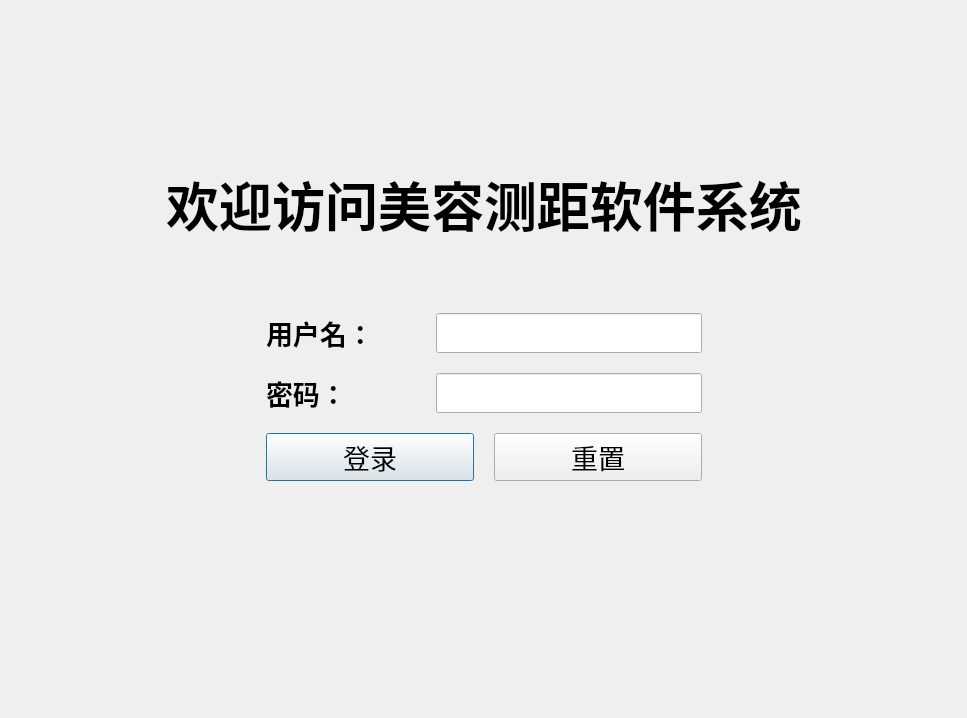
<?xml version="1.0" encoding="UTF-8"?>
<ui version="4.0">
 <class>Login</class>
 <widget class="QDialog" name="Login">
  <property name="geometry">
   <rect>
    <x>0</x>
    <y>0</y>
    <width>967</width>
    <height>718</height>
   </rect>
  </property>
  <property name="windowTitle">
   <string>Dialog</string>
  </property>
  <layout class="QGridLayout" name="gridLayout">
   <item row="0" column="2">
    <spacer name="verticalSpacer">
     <property name="orientation">
      <enum>Qt::Vertical</enum>
     </property>
     <property name="sizeType">
      <enum>QSizePolicy::Fixed</enum>
     </property>
     <property name="sizeHint" stdset="0">
      <size>
       <width>20</width>
       <height>0</height>
      </size>
     </property>
    </spacer>
   </item>
   <item row="1" column="0">
    <spacer name="horizontalSpacer">
     <property name="orientation">
      <enum>Qt::Horizontal</enum>
     </property>
     <property name="sizeHint" stdset="0">
      <size>
       <width>58</width>
       <height>20</height>
      </size>
     </property>
    </spacer>
   </item>
   <item row="1" column="1" colspan="2">
    <layout class="QVBoxLayout" name="verticalLayout">
     <property name="spacing">
      <number>20</number>
     </property>
     <item>
      <widget class="QLabel" name="label_top">
       <property name="sizePolicy">
        <sizepolicy hsizetype="Preferred" vsizetype="Expanding">
         <horstretch>0</horstretch>
         <verstretch>0</verstretch>
        </sizepolicy>
       </property>
       <property name="maximumSize">
        <size>
         <width>16777215</width>
         <height>100</height>
        </size>
       </property>
       <property name="text">
        <string/>
       </property>
       <property name="alignment">
        <set>Qt::AlignHCenter|Qt::AlignTop</set>
       </property>
      </widget>
     </item>
     <item>
      <spacer name="verticalSpacer_3">
       <property name="orientation">
        <enum>Qt::Vertical</enum>
       </property>
       <property name="sizeType">
        <enum>QSizePolicy::Fixed</enum>
       </property>
       <property name="sizeHint" stdset="0">
        <size>
         <width>20</width>
         <height>70</height>
        </size>
       </property>
      </spacer>
     </item>
     <item>
      <widget class="QLabel" name="label_hello">
       <property name="sizePolicy">
        <sizepolicy hsizetype="Preferred" vsizetype="Fixed">
         <horstretch>0</horstretch>
         <verstretch>0</verstretch>
        </sizepolicy>
       </property>
       <property name="font">
        <font>
         <family>SimSun-ExtB</family>
         <pointsize>40</pointsize>
         <weight>75</weight>
         <bold>true</bold>
        </font>
       </property>
       <property name="text">
        <string>欢迎访问美容测距软件系统</string>
       </property>
       <property name="alignment">
        <set>Qt::AlignCenter</set>
       </property>
      </widget>
     </item>
     <item>
      <spacer name="verticalSpacer_4">
       <property name="orientation">
        <enum>Qt::Vertical</enum>
       </property>
       <property name="sizeType">
        <enum>QSizePolicy::Fixed</enum>
       </property>
       <property name="sizeHint" stdset="0">
        <size>
         <width>20</width>
         <height>50</height>
        </size>
       </property>
      </spacer>
     </item>
     <item>
      <layout class="QHBoxLayout" name="horizontalLayout">
       <item>
        <spacer name="horizontalSpacer_3">
         <property name="orientation">
          <enum>Qt::Horizontal</enum>
         </property>
         <property name="sizeType">
          <enum>QSizePolicy::Fixed</enum>
         </property>
         <property name="sizeHint" stdset="0">
          <size>
           <width>100</width>
           <height>20</height>
          </size>
         </property>
        </spacer>
       </item>
       <item>
        <widget class="QLabel" name="label_username">
         <property name="sizePolicy">
          <sizepolicy hsizetype="Expanding" vsizetype="Fixed">
           <horstretch>0</horstretch>
           <verstretch>0</verstretch>
          </sizepolicy>
         </property>
         <property name="minimumSize">
          <size>
           <width>150</width>
           <height>0</height>
          </size>
         </property>
         <property name="maximumSize">
          <size>
           <width>150</width>
           <height>50</height>
          </size>
         </property>
         <property name="font">
          <font>
           <pointsize>20</pointsize>
           <weight>75</weight>
           <bold>true</bold>
          </font>
         </property>
         <property name="text">
          <string>用户名：</string>
         </property>
         <property name="alignment">
          <set>Qt::AlignLeading|Qt::AlignLeft|Qt::AlignVCenter</set>
         </property>
        </widget>
       </item>
       <item>
        <widget class="QLineEdit" name="lineEdit_username">
         <property name="maximumSize">
          <size>
           <width>16777215</width>
           <height>50</height>
          </size>
         </property>
         <property name="font">
          <font>
           <pointsize>15</pointsize>
          </font>
         </property>
        </widget>
       </item>
       <item>
        <spacer name="horizontalSpacer_4">
         <property name="orientation">
          <enum>Qt::Horizontal</enum>
         </property>
         <property name="sizeType">
          <enum>QSizePolicy::Fixed</enum>
         </property>
         <property name="sizeHint" stdset="0">
          <size>
           <width>100</width>
           <height>20</height>
          </size>
         </property>
        </spacer>
       </item>
      </layout>
     </item>
     <item>
      <layout class="QHBoxLayout" name="horizontalLayout_2">
       <item>
        <spacer name="horizontalSpacer_5">
         <property name="orientation">
          <enum>Qt::Horizontal</enum>
         </property>
         <property name="sizeType">
          <enum>QSizePolicy::Fixed</enum>
         </property>
         <property name="sizeHint" stdset="0">
          <size>
           <width>100</width>
           <height>20</height>
          </size>
         </property>
        </spacer>
       </item>
       <item>
        <widget class="QLabel" name="label_password">
         <property name="sizePolicy">
          <sizepolicy hsizetype="Expanding" vsizetype="Fixed">
           <horstretch>0</horstretch>
           <verstretch>0</verstretch>
          </sizepolicy>
         </property>
         <property name="minimumSize">
          <size>
           <width>150</width>
           <height>0</height>
          </size>
         </property>
         <property name="maximumSize">
          <size>
           <width>150</width>
           <height>50</height>
          </size>
         </property>
         <property name="font">
          <font>
           <pointsize>20</pointsize>
           <weight>75</weight>
           <bold>true</bold>
          </font>
         </property>
         <property name="text">
          <string>密码：</string>
         </property>
         <property name="alignment">
          <set>Qt::AlignLeading|Qt::AlignLeft|Qt::AlignVCenter</set>
         </property>
        </widget>
       </item>
       <item>
        <widget class="QLineEdit" name="lineEdit_password">
         <property name="maximumSize">
          <size>
           <width>16777215</width>
           <height>50</height>
          </size>
         </property>
         <property name="font">
          <font>
           <pointsize>12</pointsize>
          </font>
         </property>
         <property name="echoMode">
          <enum>QLineEdit::Password</enum>
         </property>
        </widget>
       </item>
       <item>
        <spacer name="horizontalSpacer_6">
         <property name="orientation">
          <enum>Qt::Horizontal</enum>
         </property>
         <property name="sizeType">
          <enum>QSizePolicy::Fixed</enum>
         </property>
         <property name="sizeHint" stdset="0">
          <size>
           <width>100</width>
           <height>20</height>
          </size>
         </property>
        </spacer>
       </item>
      </layout>
     </item>
     <item>
      <layout class="QHBoxLayout" name="horizontalLayout_3">
       <item>
        <spacer name="horizontalSpacer_7">
         <property name="orientation">
          <enum>Qt::Horizontal</enum>
         </property>
         <property name="sizeType">
          <enum>QSizePolicy::Fixed</enum>
         </property>
         <property name="sizeHint" stdset="0">
          <size>
           <width>100</width>
           <height>20</height>
          </size>
         </property>
        </spacer>
       </item>
       <item>
        <widget class="QPushButton" name="pushButton_login">
         <property name="sizePolicy">
          <sizepolicy hsizetype="Expanding" vsizetype="Fixed">
           <horstretch>0</horstretch>
           <verstretch>0</verstretch>
          </sizepolicy>
         </property>
         <property name="maximumSize">
          <size>
           <width>16777215</width>
           <height>50</height>
          </size>
         </property>
         <property name="font">
          <font>
           <pointsize>20</pointsize>
          </font>
         </property>
         <property name="text">
          <string>登录</string>
         </property>
        </widget>
       </item>
       <item>
        <widget class="QPushButton" name="pushButton_reset">
         <property name="sizePolicy">
          <sizepolicy hsizetype="Expanding" vsizetype="Fixed">
           <horstretch>0</horstretch>
           <verstretch>0</verstretch>
          </sizepolicy>
         </property>
         <property name="minimumSize">
          <size>
           <width>0</width>
           <height>0</height>
          </size>
         </property>
         <property name="maximumSize">
          <size>
           <width>16777215</width>
           <height>50</height>
          </size>
         </property>
         <property name="font">
          <font>
           <pointsize>20</pointsize>
          </font>
         </property>
         <property name="text">
          <string>重置</string>
         </property>
        </widget>
       </item>
       <item>
        <spacer name="horizontalSpacer_8">
         <property name="orientation">
          <enum>Qt::Horizontal</enum>
         </property>
         <property name="sizeType">
          <enum>QSizePolicy::Fixed</enum>
         </property>
         <property name="sizeHint" stdset="0">
          <size>
           <width>100</width>
           <height>20</height>
          </size>
         </property>
        </spacer>
       </item>
      </layout>
     </item>
     <item>
      <widget class="QLabel" name="label_loginDisplay">
       <property name="maximumSize">
        <size>
         <width>16777215</width>
         <height>50</height>
        </size>
       </property>
       <property name="font">
        <font>
         <pointsize>20</pointsize>
        </font>
       </property>
       <property name="text">
        <string/>
       </property>
       <property name="alignment">
        <set>Qt::AlignCenter</set>
       </property>
      </widget>
     </item>
    </layout>
   </item>
   <item row="1" column="3">
    <spacer name="horizontalSpacer_2">
     <property name="orientation">
      <enum>Qt::Horizontal</enum>
     </property>
     <property name="sizeType">
      <enum>QSizePolicy::MinimumExpanding</enum>
     </property>
     <property name="sizeHint" stdset="0">
      <size>
       <width>58</width>
       <height>20</height>
      </size>
     </property>
    </spacer>
   </item>
   <item row="3" column="2">
    <spacer name="verticalSpacer_2">
     <property name="orientation">
      <enum>Qt::Vertical</enum>
     </property>
     <property name="sizeType">
      <enum>QSizePolicy::Fixed</enum>
     </property>
     <property name="sizeHint" stdset="0">
      <size>
       <width>20</width>
       <height>175</height>
      </size>
     </property>
    </spacer>
   </item>
  </layout>
 </widget>
 <resources/>
 <connections/>
</ui>
